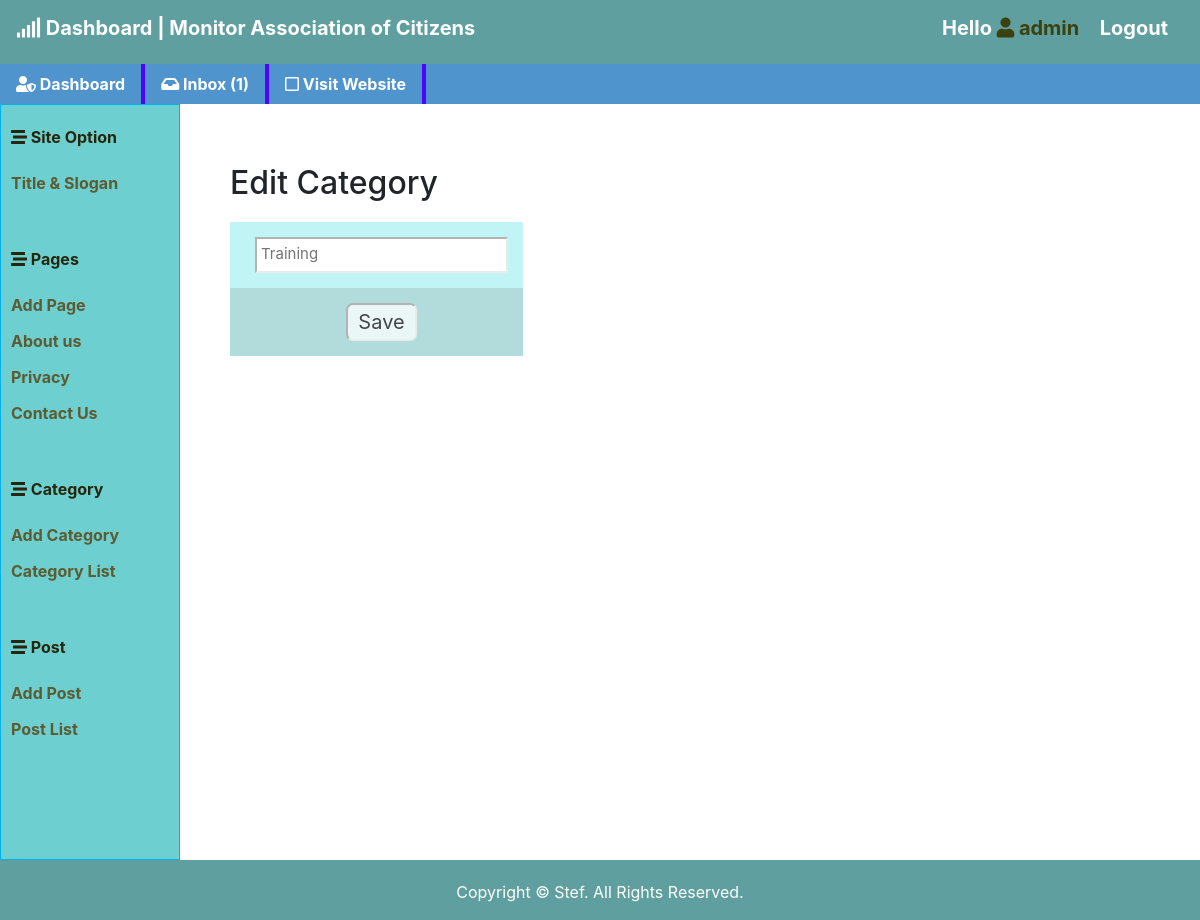
Page /admin/editCat.php?catid=3 (signed in) on the committed database.
### tables this page shows
CREATE TABLE `page` (
  `id` int(10) UNSIGNED NOT NULL,
  `page_title` varchar(200) NOT NULL,
  `page_body` text NOT NULL
);

CREATE TABLE `category` (
  `id` int(10) UNSIGNED NOT NULL,
  `name` varchar(200) NOT NULL
);

### classes/database.php (called while the page is built, shortened)
<?php
Class Database {
	public $host   = DB_HOST;
	public $user   = DB_USER;
	public $pass   = DB_PASS;
	public $dbname = DB_NAME;
	public $link;
	private function connectDB() {
		$this->link = new mysqli($this->host, $this->user, $this->pass, $this->dbname);
 }
	public function select($query) {
		$result = $this->link->query($query) or die($this->link->error.__LINE__);
		if($result->num_rows > 0){
			return $result;
		}
		else {
			return false;
		}
	}
}
?>

### admin/editCat.php (the view, shortened to what this page needs)
<?php
include "inc/header.php";
include "inc/sidebar.php";
  if(!isset($_GET['catid']) || $_GET['catid'] == "") {
      echo "<script>window.location = 'catlist.php';</script>";
  }
  else {
      $catid = $_GET['catid'];
  }
?>
<div class="main-box">
    <div class="box">
        <h2 style="margin: 10px 0 20px;">Edit Category</h2>
        <div class="block">
            <form method="post" action="">
                <?php
                    $query = "SELECT * FROM category WHERE id='$catid' ORDER BY id desc";
                    $category = $database->select($query);
                    while($result = $category->fetch_assoc()) {
                ?>
            <table>
                <tr>
                    <td>
                        <input type="text" name="name" placeholder="<?php echo $result['name']; ?>" class="medium">
                    </td>
                </tr>
                <tr>
                    <td>
                        <input type="submit" name="submit" Value="Save">
                    </td>
                </tr>
            </table>
            </form>
          <?php
            }
          ?>
        </div>
    </div>
</div>
<?php
include "inc/footer.php";
?>

### admin/inc/sidebar.php
<div class="sidebar">
    <ul>
       <li><a><i class="fas fa-stream"></i> Site Option</a>
            <ul>
                <li><a href="titleslogan.php">Title & Slogan</a></li>
            </ul>
        </li>
         <li><a><i class="fas fa-stream"></i> Pages</a>
            <ul>
                <li><a href="addpage.php">Add Page</a></li>
                <?php
                $query = "SELECT * FROM page";
                $pages = $database->select($query);
                if($pages) {
                    while($result = $pages->fetch_assoc()) { ?>
                      <li><a href='../page.php?pageid=<?php echo $result['id']; ?>'><?php echo $result['page_title']; ?></a></li>
                <?php } } ?>
                <li><a href="../contact.php">Contact Us</a></li>
            </ul>
        </li>
        <li><a><i class="fas fa-stream"></i> Category</a>
            <ul>
                <li><a href="addcat.php">Add Category</a> </li>
                <li><a href="catlist.php">Category List</a> </li>
            </ul>
        </li>
        <li><a><i class="fas fa-stream"></i> Post</a>
            <ul>
                <li><a href="addpost.php">Add Post</a> </li>
                <li><a href="postlist.php">Post List</a> </li>
            </ul>
        </li>
    </ul>
</div>

### admin/css/style.css (style rules this page uses)
* { margin: 0; padding: 0; }
body { padding: 0; margin: 0; font-family:'Roboto','Century Gothic','Arial','AppleGothic',sans-serif; font-size: 1.1em; line-height: 1.2em; background-color: #f0f0c5; color: #444; }
a { color: #000; font-weight: bold; text-decoration: none; }
h2 { font-size: 24px; }
.main-box { background-color: #f0f0c5; }
.box { float: left; padding: 50px 0 0 50px; }
.sidebar { float: left; background: #6dcfcf; border: 1px solid #00B2EE; padding: 10px; width: 180px; color: #26260c; list-style: none; }
.sidebar ul { padding-top: 10px; padding-bottom: 40px; }
.sidebar a { display: block; padding-bottom: 12px; list-style: none; color: #5c5b32; }
table { width: 100%; border-collapse: collapse; }
table th, td { padding: 15px 0px ; text-align: center; }
tr:nth-child(odd) { background-color: #c1f5f5; }
tr:nth-child(even) { background-color: #b2dbdb; }
table input, table textarea, table select { margin-left: 10px; font-size: 15px; padding: 4px 5px 5px 4px; border-top: 2px solid #b3b3b3; border-left: 2px solid #b3b3b3; border-right: 2px solid #eaeaea; border-bottom: 2px solid #eaeaea; }
table input[type="submit"] { border-radius: 7px; color: #444; background-color: #ebf7f7; cursor: pointer; font-size: 20px; padding: 2px 10px; }

### admin/editCat.php (style rules this page uses)
table th, td { padding: 15px; }

### rows in the picture
page: page_title "About us"
page: page_title "Privacy"
category: name "Training"

### other values in the picture
$username "admin"
$count = mysqli_num_rows($msg).")" "1)"
